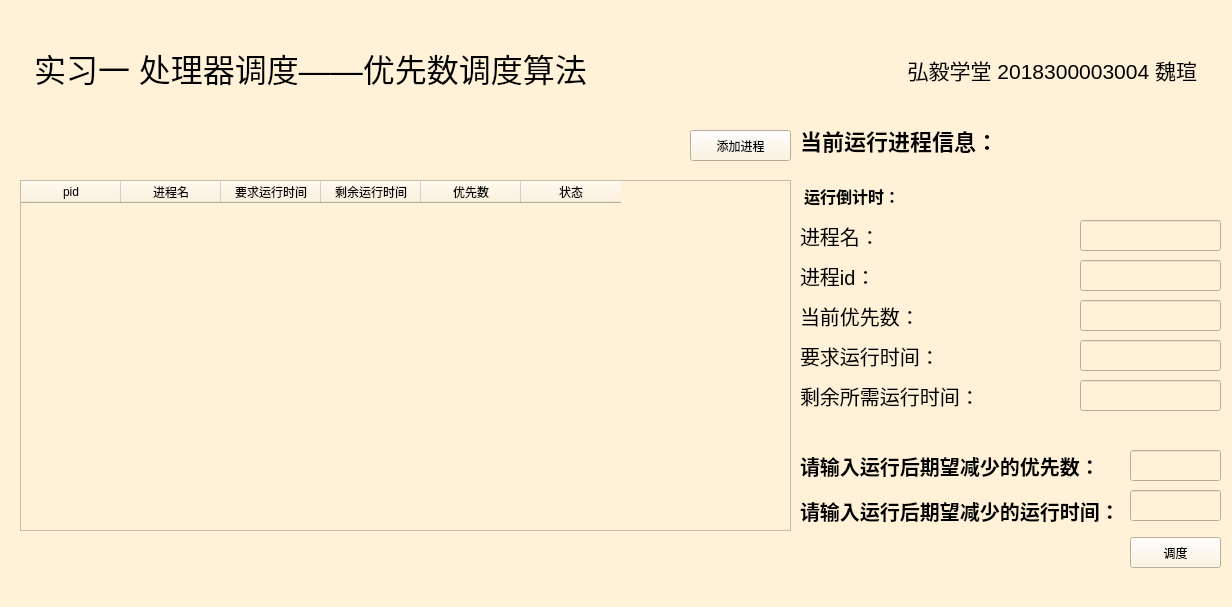
<?xml version="1.0" encoding="UTF-8"?>
<ui version="4.0">
 <class>MainWindow</class>
 <widget class="QWidget" name="MainWindow">
  <property name="geometry">
   <rect>
    <x>0</x>
    <y>0</y>
    <width>1232</width>
    <height>607</height>
   </rect>
  </property>
  <property name="contextMenuPolicy">
   <enum>Qt::PreventContextMenu</enum>
  </property>
  <property name="windowTitle">
   <string>Form</string>
  </property>
  <property name="styleSheet">
   <string notr="true">background-color: rgb(255, 242, 216)</string>
  </property>
  <widget class="QTextBrowser" name="textBrowser">
   <property name="geometry">
    <rect>
     <x>30</x>
     <y>40</y>
     <width>741</width>
     <height>61</height>
    </rect>
   </property>
   <property name="styleSheet">
    <string notr="true">background-color:transparent;
border:0px;</string>
   </property>
   <property name="html">
    <string>&lt;!DOCTYPE HTML PUBLIC &quot;-//W3C//DTD HTML 4.0//EN&quot; &quot;http://www.w3.org/TR/REC-html40/strict.dtd&quot;&gt;
&lt;html&gt;&lt;head&gt;&lt;meta name=&quot;qrichtext&quot; content=&quot;1&quot; /&gt;&lt;style type=&quot;text/css&quot;&gt;
p, li { white-space: pre-wrap; }
&lt;/style&gt;&lt;/head&gt;&lt;body style=&quot; font-family:'SimSun'; font-size:9pt; font-weight:400; font-style:normal;&quot;&gt;
&lt;p style=&quot; margin-top:0px; margin-bottom:0px; margin-left:0px; margin-right:0px; -qt-block-indent:0; text-indent:0px;&quot;&gt;&lt;span style=&quot; font-size:24pt;&quot;&gt;实习一 处理器调度——优先数调度算法&lt;/span&gt;&lt;/p&gt;&lt;/body&gt;&lt;/html&gt;</string>
   </property>
  </widget>
  <widget class="QTextBrowser" name="textBrowser_2">
   <property name="geometry">
    <rect>
     <x>620</x>
     <y>50</y>
     <width>581</width>
     <height>41</height>
    </rect>
   </property>
   <property name="styleSheet">
    <string notr="true">background-color:transparent;
border:0px;</string>
   </property>
   <property name="html">
    <string>&lt;!DOCTYPE HTML PUBLIC &quot;-//W3C//DTD HTML 4.0//EN&quot; &quot;http://www.w3.org/TR/REC-html40/strict.dtd&quot;&gt;
&lt;html&gt;&lt;head&gt;&lt;meta name=&quot;qrichtext&quot; content=&quot;1&quot; /&gt;&lt;style type=&quot;text/css&quot;&gt;
p, li { white-space: pre-wrap; }
&lt;/style&gt;&lt;/head&gt;&lt;body style=&quot; font-family:'SimSun'; font-size:9pt; font-weight:400; font-style:normal;&quot;&gt;
&lt;p align=&quot;right&quot; style=&quot; margin-top:0px; margin-bottom:0px; margin-left:0px; margin-right:0px; -qt-block-indent:0; text-indent:0px;&quot;&gt;&lt;span style=&quot; font-size:16pt;&quot;&gt;弘毅学堂 2018300003004 魏瑄&lt;/span&gt;&lt;/p&gt;&lt;/body&gt;&lt;/html&gt;</string>
   </property>
  </widget>
  <widget class="QLabel" name="label_2">
   <property name="geometry">
    <rect>
     <x>800</x>
     <y>490</y>
     <width>341</width>
     <height>41</height>
    </rect>
   </property>
   <property name="font">
    <font>
     <pointsize>-1</pointsize>
     <weight>75</weight>
     <bold>true</bold>
    </font>
   </property>
   <property name="styleSheet">
    <string notr="true">font-size: 20px;
background-color: transparent;</string>
   </property>
   <property name="text">
    <string>请输入运行后期望减少的运行时间：</string>
   </property>
  </widget>
  <widget class="QLabel" name="label_1">
   <property name="geometry">
    <rect>
     <x>800</x>
     <y>450</y>
     <width>341</width>
     <height>31</height>
    </rect>
   </property>
   <property name="font">
    <font>
     <pointsize>-1</pointsize>
     <weight>75</weight>
     <bold>true</bold>
    </font>
   </property>
   <property name="styleSheet">
    <string notr="true">font-size: 20px;
background-color: transparent;</string>
   </property>
   <property name="lineWidth">
    <number>1</number>
   </property>
   <property name="text">
    <string>请输入运行后期望减少的优先数：</string>
   </property>
  </widget>
  <widget class="QLineEdit" name="priorityReduced">
   <property name="geometry">
    <rect>
     <x>1130</x>
     <y>450</y>
     <width>91</width>
     <height>31</height>
    </rect>
   </property>
  </widget>
  <widget class="QLabel" name="label">
   <property name="geometry">
    <rect>
     <x>800</x>
     <y>120</y>
     <width>231</width>
     <height>41</height>
    </rect>
   </property>
   <property name="font">
    <font>
     <pointsize>-1</pointsize>
     <weight>75</weight>
     <bold>true</bold>
    </font>
   </property>
   <property name="styleSheet">
    <string notr="true">font-size: 22px;
background-color: transparent;</string>
   </property>
   <property name="text">
    <string>当前运行进程信息：</string>
   </property>
  </widget>
  <widget class="QLabel" name="label_3">
   <property name="geometry">
    <rect>
     <x>800</x>
     <y>220</y>
     <width>81</width>
     <height>31</height>
    </rect>
   </property>
   <property name="styleSheet">
    <string notr="true">font-size: 20px;
background-color: transparent;</string>
   </property>
   <property name="text">
    <string>进程名：</string>
   </property>
  </widget>
  <widget class="QLabel" name="label_4">
   <property name="geometry">
    <rect>
     <x>800</x>
     <y>260</y>
     <width>81</width>
     <height>31</height>
    </rect>
   </property>
   <property name="styleSheet">
    <string notr="true">font-size: 20px;
background-color: transparent;</string>
   </property>
   <property name="text">
    <string>进程id：</string>
   </property>
  </widget>
  <widget class="QLabel" name="label_5">
   <property name="geometry">
    <rect>
     <x>800</x>
     <y>300</y>
     <width>121</width>
     <height>31</height>
    </rect>
   </property>
   <property name="styleSheet">
    <string notr="true">font-size: 20px;
background-color: transparent;</string>
   </property>
   <property name="text">
    <string>当前优先数：</string>
   </property>
  </widget>
  <widget class="QLabel" name="label_6">
   <property name="geometry">
    <rect>
     <x>800</x>
     <y>340</y>
     <width>141</width>
     <height>31</height>
    </rect>
   </property>
   <property name="styleSheet">
    <string notr="true">font-size: 20px;
background-color: transparent;</string>
   </property>
   <property name="text">
    <string>要求运行时间：</string>
   </property>
  </widget>
  <widget class="QLabel" name="label_7">
   <property name="geometry">
    <rect>
     <x>800</x>
     <y>380</y>
     <width>181</width>
     <height>31</height>
    </rect>
   </property>
   <property name="styleSheet">
    <string notr="true">font-size: 20px;
background-color: transparent;</string>
   </property>
   <property name="text">
    <string>剩余所需运行时间：</string>
   </property>
  </widget>
  <widget class="QLineEdit" name="runnningTime">
   <property name="geometry">
    <rect>
     <x>1130</x>
     <y>490</y>
     <width>91</width>
     <height>31</height>
    </rect>
   </property>
  </widget>
  <widget class="QPushButton" name="scheduleBtn">
   <property name="geometry">
    <rect>
     <x>1130</x>
     <y>537</y>
     <width>91</width>
     <height>31</height>
    </rect>
   </property>
   <property name="text">
    <string>调度</string>
   </property>
  </widget>
  <widget class="QPushButton" name="pushButton_2">
   <property name="geometry">
    <rect>
     <x>690</x>
     <y>130</y>
     <width>101</width>
     <height>31</height>
    </rect>
   </property>
   <property name="text">
    <string>添加进程</string>
   </property>
  </widget>
  <widget class="QTableWidget" name="table">
   <property name="geometry">
    <rect>
     <x>20</x>
     <y>180</y>
     <width>771</width>
     <height>351</height>
    </rect>
   </property>
   <property name="font">
    <font>
     <weight>75</weight>
     <bold>true</bold>
    </font>
   </property>
   <attribute name="horizontalHeaderCascadingSectionResizes">
    <bool>true</bool>
   </attribute>
   <column>
    <property name="text">
     <string>pid</string>
    </property>
    <property name="textAlignment">
     <set>AlignCenter</set>
    </property>
   </column>
   <column>
    <property name="text">
     <string>进程名</string>
    </property>
   </column>
   <column>
    <property name="text">
     <string>要求运行时间</string>
    </property>
   </column>
   <column>
    <property name="text">
     <string>剩余运行时间</string>
    </property>
   </column>
   <column>
    <property name="text">
     <string>优先数</string>
    </property>
   </column>
   <column>
    <property name="text">
     <string>状态</string>
    </property>
   </column>
  </widget>
  <widget class="QTextBrowser" name="textBrowser_8">
   <property name="geometry">
    <rect>
     <x>800</x>
     <y>180</y>
     <width>181</width>
     <height>41</height>
    </rect>
   </property>
   <property name="sizePolicy">
    <sizepolicy hsizetype="Maximum" vsizetype="Expanding">
     <horstretch>0</horstretch>
     <verstretch>0</verstretch>
    </sizepolicy>
   </property>
   <property name="font">
    <font>
     <pointsize>-1</pointsize>
     <weight>75</weight>
     <italic>true</italic>
     <bold>true</bold>
    </font>
   </property>
   <property name="styleSheet">
    <string notr="true">font-size: 22px;
background-color: transparent;
border:0px;</string>
   </property>
   <property name="html">
    <string>&lt;!DOCTYPE HTML PUBLIC &quot;-//W3C//DTD HTML 4.0//EN&quot; &quot;http://www.w3.org/TR/REC-html40/strict.dtd&quot;&gt;
&lt;html&gt;&lt;head&gt;&lt;meta name=&quot;qrichtext&quot; content=&quot;1&quot; /&gt;&lt;style type=&quot;text/css&quot;&gt;
p, li { white-space: pre-wrap; }
&lt;/style&gt;&lt;/head&gt;&lt;body style=&quot; font-family:'SimSun'; font-size:22px; font-weight:600; font-style:italic;&quot;&gt;
&lt;p style=&quot; margin-top:0px; margin-bottom:0px; margin-left:0px; margin-right:0px; -qt-block-indent:0; text-indent:0px;&quot;&gt;&lt;span style=&quot; font-size:12pt; font-style:normal;&quot;&gt;运行倒计时：&lt;/span&gt;&lt;/p&gt;&lt;/body&gt;&lt;/html&gt;</string>
   </property>
  </widget>
  <widget class="QLineEdit" name="runningName">
   <property name="geometry">
    <rect>
     <x>1080</x>
     <y>220</y>
     <width>141</width>
     <height>31</height>
    </rect>
   </property>
   <property name="alignment">
    <set>Qt::AlignCenter</set>
   </property>
   <property name="readOnly">
    <bool>true</bool>
   </property>
  </widget>
  <widget class="QLineEdit" name="runningID">
   <property name="geometry">
    <rect>
     <x>1080</x>
     <y>260</y>
     <width>141</width>
     <height>31</height>
    </rect>
   </property>
   <property name="alignment">
    <set>Qt::AlignCenter</set>
   </property>
   <property name="readOnly">
    <bool>true</bool>
   </property>
  </widget>
  <widget class="QLineEdit" name="countDown">
   <property name="geometry">
    <rect>
     <x>1080</x>
     <y>180</y>
     <width>141</width>
     <height>31</height>
    </rect>
   </property>
   <property name="font">
    <font>
     <pointsize>12</pointsize>
     <weight>75</weight>
     <bold>true</bold>
    </font>
   </property>
   <property name="styleSheet">
    <string notr="true">background-color: transparent;
border:0px;

</string>
   </property>
   <property name="alignment">
    <set>Qt::AlignCenter</set>
   </property>
   <property name="readOnly">
    <bool>true</bool>
   </property>
  </widget>
  <widget class="QLineEdit" name="runningPri">
   <property name="geometry">
    <rect>
     <x>1080</x>
     <y>300</y>
     <width>141</width>
     <height>31</height>
    </rect>
   </property>
   <property name="text">
    <string/>
   </property>
   <property name="alignment">
    <set>Qt::AlignCenter</set>
   </property>
   <property name="readOnly">
    <bool>true</bool>
   </property>
  </widget>
  <widget class="QLineEdit" name="runningTimeRequired">
   <property name="geometry">
    <rect>
     <x>1080</x>
     <y>340</y>
     <width>141</width>
     <height>31</height>
    </rect>
   </property>
   <property name="text">
    <string/>
   </property>
   <property name="alignment">
    <set>Qt::AlignCenter</set>
   </property>
   <property name="readOnly">
    <bool>true</bool>
   </property>
  </widget>
  <widget class="QLineEdit" name="runningTimeLeft">
   <property name="geometry">
    <rect>
     <x>1080</x>
     <y>380</y>
     <width>141</width>
     <height>31</height>
    </rect>
   </property>
   <property name="text">
    <string/>
   </property>
   <property name="alignment">
    <set>Qt::AlignCenter</set>
   </property>
   <property name="readOnly">
    <bool>true</bool>
   </property>
  </widget>
 </widget>
 <layoutdefault spacing="6" margin="11"/>
 <resources/>
 <connections/>
</ui>
